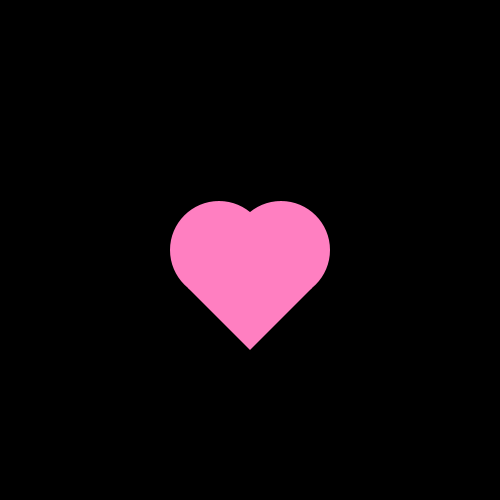
Frame 1 (no input)
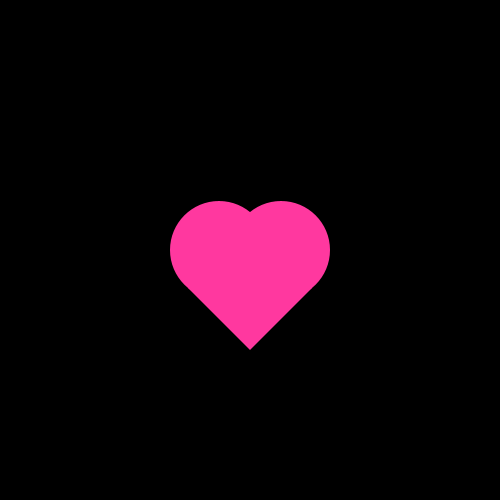
Frame 60 (the mouse pressed at the canvas centre just before this capture)
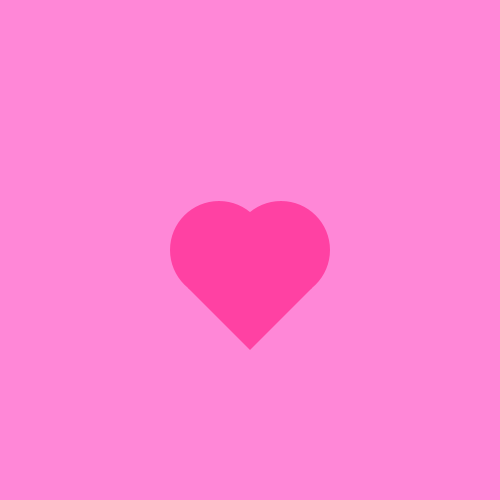
Frame 120 (the mouse held since frame 60 and released just before this capture)

The Processing sketch that drew these frames (run headless with seeded random() and noise(); from frame 60 on, the mouse is pressed at the canvas centre):

// Processing sketch: processing_172258
// ── processing_172258.pde

float counter = 0;

void setup()
{
  size(500,500);
  background(255);
  colorMode(HSB, 360,100,100);
  smooth();
}

void draw()
{
  noStroke();
  
  float counter_mouse = map(mouseX, 0, width, 0.01, 0.2);
  float amplitude = map(sin(counter), -1, 1, 0, 100);
  
  background(320,47,mouseX);
  translate(width/2,height/2);
  fill(329,amplitude,100);
  ellipse(-31,0,98,98);
  ellipse(+31,0,98,98);
  triangle(-62,+38,+62,+38,0,100);
  
  counter += counter_mouse; 
  
  
}
